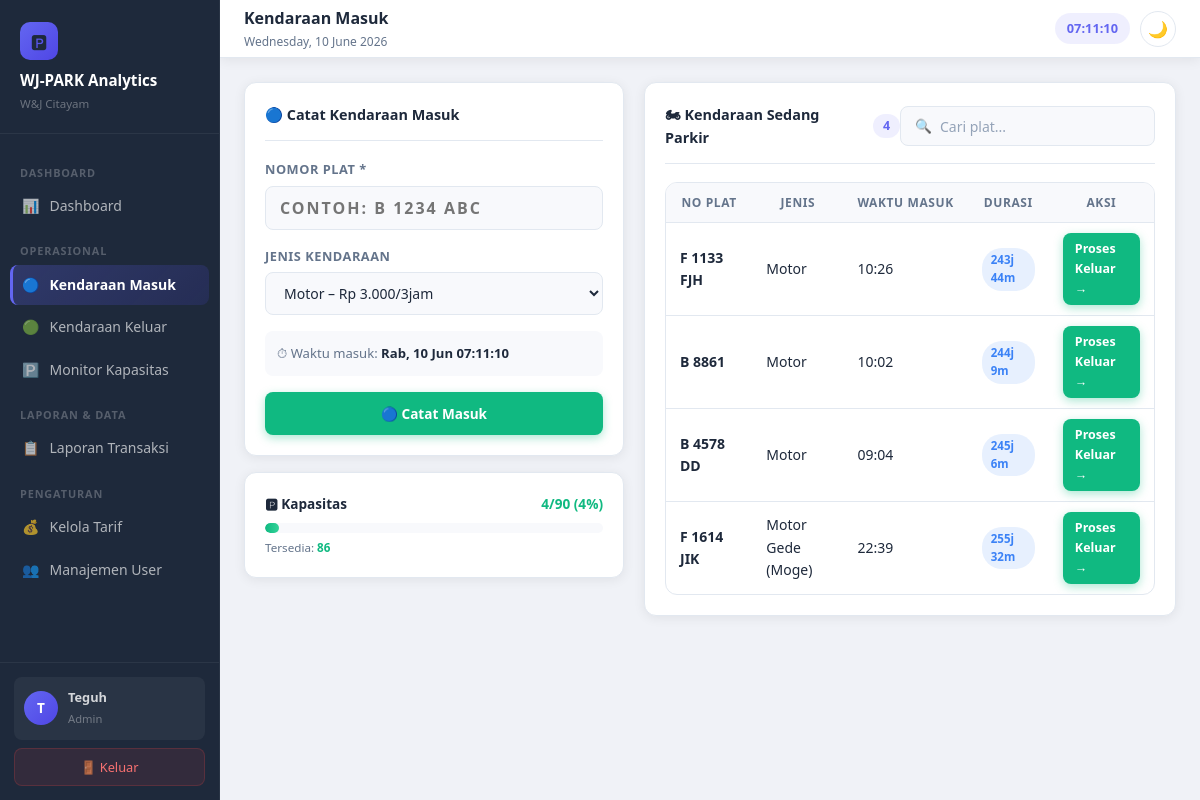
/masuk.php (signed in), run on the app's committed database.
### tables this page shows
CREATE TABLE `kapasitas` (
  `id` int(11) NOT NULL,
  `total` int(11) NOT NULL DEFAULT 80,
  `terisi` int(11) NOT NULL DEFAULT 0,
  `updated_at` datetime DEFAULT current_timestamp() ON UPDATE current_timestamp()
);

CREATE TABLE `transaksi` (
  `id` int(11) NOT NULL,
  `no_plat` varchar(20) NOT NULL,
  `id_tarif` int(11) NOT NULL,
  `waktu_masuk` datetime NOT NULL,
  `waktu_keluar` datetime DEFAULT NULL,
  `durasi_menit` int(11) DEFAULT NULL,
  `biaya` int(11) DEFAULT NULL,
  `id_operator` int(11) NOT NULL,
  `status` enum('parkir','selesai') DEFAULT 'parkir',
  `created_at` datetime DEFAULT current_timestamp()
);

CREATE TABLE `tarif` (
  `id` int(11) NOT NULL,
  `jenis` varchar(50) NOT NULL,
  `tarif_awal` int(11) NOT NULL DEFAULT 3000,
  `jam_awal` int(11) NOT NULL DEFAULT 3,
  `tarif_perjam` int(11) NOT NULL DEFAULT 1000,
  `tarif_maks` int(11) NOT NULL DEFAULT 15000
);

### koneksi.php (called while the page is built, shortened)
<?php
function db() {
    static $pdo = null;
    if (!$pdo) {
        try {
            $pdo = new PDO(
                "mysql:host=".DB_HOST.";dbname=".DB_NAME.";charset=utf8mb4",
                DB_USER, DB_PASS,
                [PDO::ATTR_ERRMODE => PDO::ERRMODE_EXCEPTION,
                 PDO::ATTR_DEFAULT_FETCH_MODE => PDO::FETCH_ASSOC]
            );
        } catch (PDOException $e) {
            die('<div style="font-family:sans-serif;padding:40px;max-width:500px;margin:60px auto;background:#fff3f3;border:1px solid #e74c3c;border-radius:12px">
            <h3 style="color:#e74c3c;margin:0 0 10px">Koneksi Gagal</h3>
            <p>Pastikan konfigurasi database di <b>koneksi.php</b> sudah benar (DB_HOST, DB_NAME, DB_USER, DB_PASS).</p>
            <code style="font-size:12px;color:#666">'.$e->getMessage().'</code></div>');
        }
    }
    return $pdo;
}
function kapasitas() {
    return db()->query("SELECT * FROM kapasitas LIMIT 1")->fetch();
}

### masuk.php (the view, shortened to what this page needs)
<?php
require 'koneksi.php';
$pageTitle = 'Kendaraan Masuk';
$db = db();
$tarifs  = $db->query("SELECT * FROM tarif")->fetchAll();
$kap     = kapasitas();
$pct     = $kap['total']>0 ? round($kap['terisi']/$kap['total']*100) : 0;
$parkir  = $db->query("SELECT t.*,tr.jenis FROM transaksi t JOIN tarif tr ON t.id_tarif=tr.id WHERE t.status='parkir' ORDER BY t.waktu_masuk DESC LIMIT 15")->fetchAll();
include '_layout.php';
?>
<div style="display:grid;grid-template-columns:380px 1fr;gap:20px">
<div>
  <div class="card" style="margin-bottom:16px">
    <div class="card-header">
      <span class="card-title">🔵 Catat Kendaraan Masuk</span>
    </div>
    <form method="POST" id="fMasuk">
      <div class="form-group">
        <label>Nomor Plat *</label>
        <input type="text" name="no_plat" class="form-control plat" placeholder="Contoh: B 1234 ABC"
               required maxlength="15" autofocus id="inputPlat">
      </div>
      <div class="form-group">
        <label>Jenis Kendaraan</label>
        <select name="id_tarif" class="form-control">
          <?php foreach($tarifs as $t):?>
          <option value="<?=$t['id']?>"><?=htmlspecialchars($t['jenis'])?> –
            <?=rupiah($t['tarif_awal'])?>/<?=$t['jam_awal']?>jam</option>
          <?php endforeach;?>
        </select>
      </div>
      <div style="background:var(--surface2);border-radius:var(--radius-sm);padding:12px;margin-bottom:16px;font-size:.82rem;color:var(--text2)">
        ⏱ Waktu masuk: <b id="waktuMasuk" style="color:var(--text)">–</b>
      </div>
      <button type="submit" class="btn btn-success btn-block">🔵 Catat Masuk</button>
    </form>
  </div>
  <div class="card">
    <div style="display:flex;justify-content:space-between;margin-bottom:8px">
      <span style="font-weight:600;font-size:.85rem">🅿 Kapasitas</span>
      <span style="font-weight:700;color:<?=$pct>=90?'var(--danger)':($pct>=70?'var(--warning)':'var(--success)')?>;font-size:.85rem">
        <?=$kap['terisi']?>/<?=$kap['total']?> (<?=$pct?>%)
      </span>
    </div>
    <div class="progress">
      <div class="progress-bar <?=$pct>=90?'red':($pct>=70?'yellow':'green')?>" style="width:<?=$pct?>%"></div>
    </div>
    <div style="display:flex;justify-content:space-between;margin-top:6px">
      <small style="color:var(--text2)">Tersedia: <b style="color:var(--success)"><?=$kap['total']-$kap['terisi']?></b></small>
    </div>
  </div>
</div>
<div class="card">
  <div class="card-header">
    <span class="card-title">🏍 Kendaraan Sedang Parkir <span style="background:var(--primary-dim);color:var(--primary);padding:2px 10px;border-radius:20px;font-size:.78rem"><?=count($parkir)?></span></span>
    <div class="search-box"><span>🔍</span><input type="text" id="tableSearch" placeholder="Cari plat..."></div>
  </div>
  <div class="table-wrap">
    <table id="mainTable">
      <thead><tr><th>No Plat</th><th>Jenis</th><th>Waktu Masuk</th><th>Durasi</th><th>Aksi</th></tr></thead>
      <tbody>
        <?php foreach($parkir as $p):?>
        <?php
          $dm = round((time()-strtotime($p['waktu_masuk']))/60);
          $dh = floor($dm/60); $dmn = $dm%60;
        ?>
        <tr>
          <td><b><?=htmlspecialchars($p['no_plat'])?></b></td>
          <td><?=htmlspecialchars($p['jenis'])?></td>
          <td><?=date('H:i',strtotime($p['waktu_masuk']))?></td>
          <td><span class="badge badge-parkir"><?=$dh?>j <?=$dmn?>m</span></td>
          <td>
            <a href="keluar.php?plat=<?=urlencode($p['no_plat'])?>" class="btn btn-success btn-sm">Proses Keluar →</a>
          </td>
        </tr>
        <?php endforeach;?>
      </tbody>
    </table>
  </div>
</div>
</div>
<?php include '_layout_end.php';?>

### _layout.php (shortened to what this page needs)
<?php
$currentFile = basename($_SERVER['PHP_SELF'], '.php');
$user_nama   = $_SESSION['nama']  ?? '';
$user_role   = $_SESSION['role']  ?? '';
function navItem($file, $icon, $label, $current) {
    $active = ($current === $file) ? 'active' : '';
    echo "<a href=\"{$file}.php\" class=\"nav-link {$active}\">{$icon}<span>{$label}</span></a>";
}
?>
<!DOCTYPE html>
<html lang="id">
<head>
</head>
<body>
<aside class="sidebar">
  <div class="sidebar-logo">
    <div class="app-icon">🅿</div>
    <span class="app-name"><?=APP_NAME?></span>
    <span class="app-sub">W&amp;J Citayam</span>
  </div>
  <nav class="sidebar-nav">
    <?php if($user_role==='admin'):?>
    <div class="nav-section">Dashboard</div>
    <?php navItem('dashboard','📊','Dashboard',$currentFile);?>
    <?php endif;?>
    <div class="nav-section">Operasional</div>
    <?php if($user_role==='admin'):?>
    <div class="nav-section">Laporan & Data</div>
    <div class="nav-section">Pengaturan</div>
    <?php endif;?>
  </nav>
  <div class="sidebar-footer">
    <div class="user-info">
      <div class="user-avatar"><?=strtoupper(substr($user_nama,0,1))?></div>
      <div>
        <span class="user-name"><?=htmlspecialchars($user_nama)?></span>
        <span class="user-role"><?=$user_role?></span>
      </div>
    </div>
    <a href="logout.php" class="btn-logout">🚪 Keluar</a>
  </div>
</aside>
<div class="main">
  <div class="topbar">
    <div class="topbar-left">
      <h2><?=$pageTitle ?? APP_NAME?></h2>
      <p><?=date('l, d F Y')?></p>
    </div>
    <div class="topbar-right">
      <div class="clock-badge" id="clock">00:00:00</div>
      <button class="theme-btn" id="themeBtn" title="Ganti Tema" onclick="toggleTheme()">🌙</button>
    </div>
  </div>
  <div class="content">

### _layout_end.php
  </div>
</div>
</body>
</html>

### data on the page
kapasitas: terisi "4", total "90", $kap['total']-$kap['terisi'] "86"
transaksi: no_plat "F 1133 FJH", id_tarif.jenis "Motor", waktu_masuk "10:26", waktu_masuk "243", waktu_masuk "44"
transaksi: no_plat "B 8861", id_tarif.jenis "Motor", waktu_masuk "10:02", waktu_masuk "244", waktu_masuk "9"
transaksi: no_plat "B 4578 DD", id_tarif.jenis "Motor", waktu_masuk "09:04", waktu_masuk "245", waktu_masuk "6"
transaksi: no_plat "F 1614 JIK", id_tarif.jenis "Motor Gede (Moge)", waktu_masuk "22:39", waktu_masuk "255", waktu_masuk "32"

### other printed values
APP_NAME "WJ-PARK Analytics"
$icon "📊 🔵 🟢 🅿️ 📋 💰 👥"
$label "Dashboard Kendaraan Masuk Kendaraan Keluar Monitor Kapasitas Laporan Transaksi Kelola Tarif Manajemen User"
substr($user_nama,0,1) "T"
$user_nama "Teguh"
$user_role "Admin"
$pageTitle "Kendaraan Masuk"
count($parkir) "4"
form field id_tarif "Motor – Rp 3.000/3jam"
